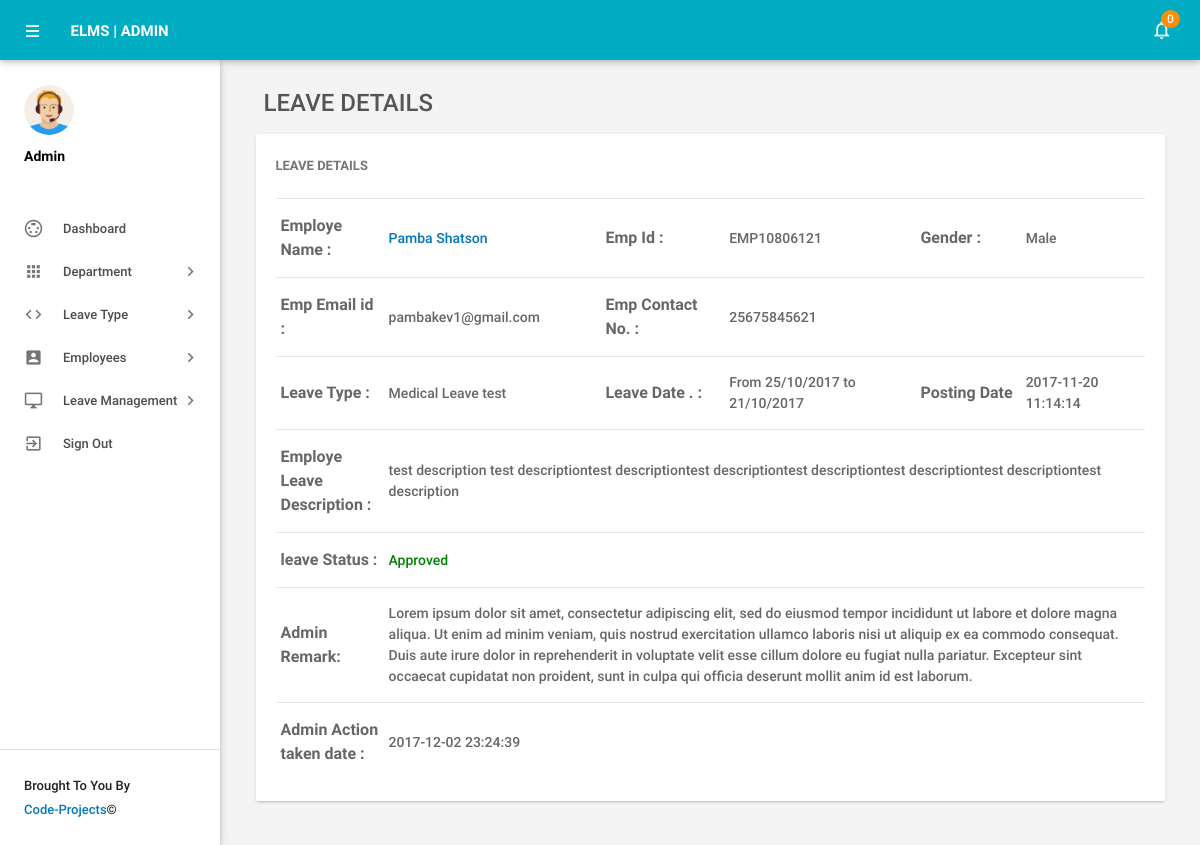
Page /admin/leave-details.php?leaveid=8 (signed in) on the committed database.
### tables this page shows
CREATE TABLE IF NOT EXISTS `tblleaves` (
  `id` int(11) NOT NULL,
  `LeaveType` varchar(110) NOT NULL,
  `ToDate` varchar(120) NOT NULL,
  `FromDate` varchar(120) NOT NULL,
  `Description` mediumtext NOT NULL,
  `PostingDate` timestamp NOT NULL DEFAULT CURRENT_TIMESTAMP,
  `AdminRemark` mediumtext,
  `AdminRemarkDate` varchar(120) DEFAULT NULL,
  `Status` int(1) NOT NULL,
  `IsRead` int(1) NOT NULL,
  `empid` int(11) DEFAULT NULL
);

CREATE TABLE IF NOT EXISTS `tblemployees` (
  `id` int(11) NOT NULL,
  `EmpId` varchar(100) NOT NULL,
  `FirstName` varchar(150) NOT NULL,
  `LastName` varchar(150) NOT NULL,
  `EmailId` varchar(200) NOT NULL,
  `Password` varchar(180) NOT NULL,
  `Gender` varchar(100) NOT NULL,
  `Dob` varchar(100) NOT NULL,
  `Department` varchar(255) NOT NULL,
  `Address` varchar(255) NOT NULL,
  `City` varchar(200) NOT NULL,
  `Country` varchar(150) NOT NULL,
  `Phonenumber` char(11) NOT NULL,
  `Status` int(1) NOT NULL,
  `RegDate` timestamp NOT NULL DEFAULT CURRENT_TIMESTAMP
);

### admin/leave-details.php (the view, shortened to what this page needs)
<?php
include('includes/config.php');
if(strlen($_SESSION['alogin'])==0)
    {
header('location:index.php');
}
else{
 ?>
<!DOCTYPE html>
<html lang="en">
    <head>
        <link type="text/css" rel="stylesheet" href="../assets/plugins/materialize/css/materialize.min.css"/>
        <link href="../assets/plugins/material-preloader/css/materialPreloader.min.css" rel="stylesheet">
        <link href="../assets/plugins/datatables/css/jquery.dataTables.min.css" rel="stylesheet">
                <link href="../assets/plugins/google-code-prettify/prettify.css" rel="stylesheet" type="text/css"/>
        <link href="../assets/css/alpha.min.css" rel="stylesheet" type="text/css"/>
        <link href="../assets/css/custom.css" rel="stylesheet" type="text/css"/>
    </head>
    <body>
       <?php include('includes/header.php');?>
       <?php include('includes/sidebar.php');?>
            <main class="mn-inner">
                <div class="row">
                    <div class="col s12">
                        <div class="page-title" style="font-size:24px;">Leave Details</div>
                    </div>
                    <div class="col s12 m12 l12">
                        <div class="card">
                            <div class="card-content">
                                <span class="card-title">Leave Details</span>
                                <table id="example" class="display responsive-table ">
                                    <tbody>
<?php
$lid=intval($_GET['leaveid']);
$sql = "SELECT tblleaves.id as lid,tblemployees.FirstName,tblemployees.LastName,tblemployees.EmpId,tblemployees.id,tblemployees.Gender,tblemployees.Phonenumber,tblemployees.EmailId,tblleaves.LeaveType,tblleaves.ToDate,tblleaves.FromDate,tblleaves.Description,tblleaves.PostingDate,tblleaves.Status,tblleaves.AdminRemark,tblleaves.AdminRemarkDate from tblleaves join tblemployees on tblleaves.empid=tblemployees.id where tblleaves.id=:lid";
$query = $dbh -> prepare($sql);
$query->bindParam(':lid',$lid,PDO::PARAM_STR);
$query->execute();
$results=$query->fetchAll(PDO::FETCH_OBJ);
$cnt=1;
if($query->rowCount() > 0)
{
foreach($results as $result)
{
      ?>
                                        <tr>
                                            <td style="font-size:16px;"> <b>Employe Name :</b></td>
                                              <td><a href="editemployee.php?empid=<?php echo htmlentities($result->id);?>" target="_blank">
                                                <?php echo htmlentities($result->FirstName." ".$result->LastName);?></a></td>
                                              <td style="font-size:16px;"><b>Emp Id :</b></td>
                                              <td><?php echo htmlentities($result->EmpId);?></td>
                                              <td style="font-size:16px;"><b>Gender :</b></td>
                                              <td><?php echo htmlentities($result->Gender);?></td>
                                          </tr>
                                          <tr>
                                             <td style="font-size:16px;"><b>Emp Email id :</b></td>
                                            <td><?php echo htmlentities($result->EmailId);?></td>
                                             <td style="font-size:16px;"><b>Emp Contact No. :</b></td>
                                            <td><?php echo htmlentities($result->Phonenumber);?></td>
                                            <td>&nbsp;</td>
                                             <td>&nbsp;</td>
                                        </tr>
  <tr>
                                             <td style="font-size:16px;"><b>Leave Type :</b></td>
                                            <td><?php echo htmlentities($result->LeaveType);?></td>
                                             <td style="font-size:16px;"><b>Leave Date . :</b></td>
                                            <td>From <?php echo htmlentities($result->FromDate);?> to <?php echo htmlentities($result->ToDate);?></td>
                                            <td style="font-size:16px;"><b>Posting Date</b></td>
                                           <td><?php echo htmlentities($result->PostingDate);?></td>
                                        </tr>
<tr>
                                             <td style="font-size:16px;"><b>Employe Leave Description : </b></td>
                                            <td colspan="5"><?php echo htmlentities($result->Description);?></td>
                                        </tr>
<tr>
<td style="font-size:16px;"><b>leave Status :</b></td>
<td colspan="5"><?php $stats=$result->Status;
if($stats==1){
?>
<span style="color: green">Approved</span>
 <?php } if($stats==2)  { ?>
<span style="color: red">Not Approved</span>
<?php } if($stats==0)  { ?>
 <span style="color: blue">waiting for approval</span>
 <?php } ?>
</td>
</tr>
<tr>
<td style="font-size:16px;"><b>Admin Remark: </b></td>
<td colspan="5"><?php
if($result->AdminRemark==""){
  echo "waiting for Approval";
}
else{
echo htmlentities($result->AdminRemark);
}
?></td>
 </tr>
 <tr>
<td style="font-size:16px;"><b>Admin Action taken date : </b></td>
<td colspan="5"><?php
if($result->AdminRemarkDate==""){
  echo "NA";
}
else{
echo htmlentities($result->AdminRemarkDate);
}
?></td>
 </tr>
                                         <?php $cnt++;} }?>
                                    </tbody>
                                </table>
                            </div>
                        </div>
                    </div>
                </div>
            </main>
        </div>
        <div class="left-sidebar-hover"></div>
    </body>
</html>
<?php } ?>

### rows in the picture
tblleaves: tblemployees.FirstName+LastName "Pamba Shatson", tblemployees.EmpId "EMP10806121", tblemployees.Gender "Male", tblemployees.EmailId "pambakev1@gmail.com", tblemployees.Phonenumber "25675845621", LeaveType "Medical Leave test", FromDate "25/10/2017", ToDate "21/10/2017", PostingDate "2017-11-20 11:14:14", Description "test description test descriptiontest descriptiontest descriptiontest descriptiontest descriptiontest descriptiontest description", Status "Approved", AdminRemark "Lorem ipsum dolor sit amet, consectetur adipiscing elit, sed do eiusmod tempor incididunt ut labore et dolore magna aliqua. Ut enim ad minim veniam, quis nostrud exercitation ullamco laboris nisi ut aliquip ex ea commodo consequat. Duis aute irure dolor in reprehenderit in voluptate velit esse cillum dolore eu fugiat nulla pariatur. Excepteur sint occaecat cupidatat non proident, sunt in culpa qui officia deserunt mollit anim id est laborum.", AdminRemarkDate "2017-12-02 23:24:39"

### other values in the picture
$unreadcount "0"
